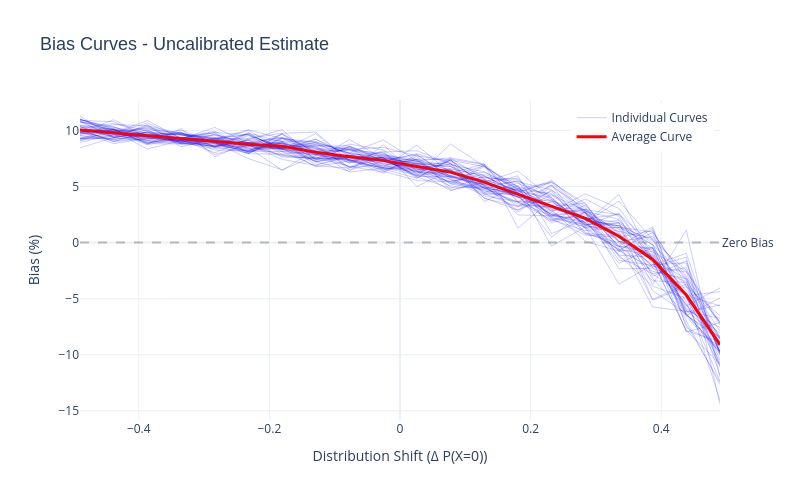

Notebook source saved alongside this figure:
### Code cell
fig_uncalibrated = plot_bias_curves(
    results={
        "deltas": bias_curves_results["deltas"],
        "all_curves": bias_curves_results["all_uncalibrated"],
        "avg_curve": bias_curves_results["avg_uncalibrated"],
    },
    title="Bias Curves - Uncalibrated Estimate",
    y_axis_title="Bias (%)",
)

fig_uncalibrated.show()
